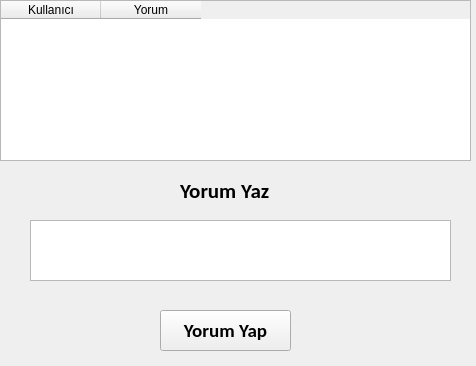
<?xml version="1.0" encoding="UTF-8"?>
<ui version="4.0">
 <class>Form</class>
 <widget class="QWidget" name="Form">
  <property name="geometry">
   <rect>
    <x>0</x>
    <y>0</y>
    <width>476</width>
    <height>366</height>
   </rect>
  </property>
  <property name="windowTitle">
   <string>Yorumlar</string>
  </property>
  <widget class="QTableWidget" name="tablo">
   <property name="geometry">
    <rect>
     <x>0</x>
     <y>0</y>
     <width>471</width>
     <height>161</height>
    </rect>
   </property>
   <column>
    <property name="text">
     <string>Kullanıcı</string>
    </property>
   </column>
   <column>
    <property name="text">
     <string>Yorum</string>
    </property>
   </column>
  </widget>
  <widget class="QTextEdit" name="yorumText">
   <property name="geometry">
    <rect>
     <x>30</x>
     <y>220</y>
     <width>421</width>
     <height>61</height>
    </rect>
   </property>
   <property name="font">
    <font>
     <family>Calibri</family>
     <pointsize>12</pointsize>
    </font>
   </property>
  </widget>
  <widget class="QPushButton" name="yorumYapButon">
   <property name="geometry">
    <rect>
     <x>160</x>
     <y>310</y>
     <width>131</width>
     <height>41</height>
    </rect>
   </property>
   <property name="font">
    <font>
     <family>Calibri</family>
     <pointsize>14</pointsize>
     <weight>75</weight>
     <bold>true</bold>
    </font>
   </property>
   <property name="text">
    <string>Yorum Yap</string>
   </property>
  </widget>
  <widget class="QLabel" name="label">
   <property name="geometry">
    <rect>
     <x>180</x>
     <y>180</y>
     <width>181</width>
     <height>21</height>
    </rect>
   </property>
   <property name="font">
    <font>
     <family>Calibri</family>
     <pointsize>16</pointsize>
     <weight>75</weight>
     <bold>true</bold>
    </font>
   </property>
   <property name="text">
    <string>Yorum Yaz</string>
   </property>
  </widget>
 </widget>
 <resources/>
 <connections/>
</ui>
